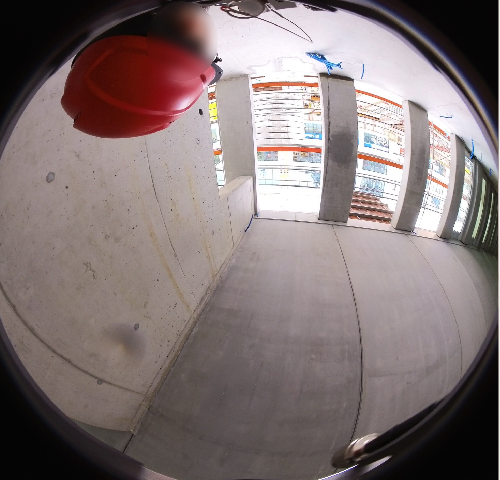
#> input picture pictures/input/hilti_2.png, 500 x 480 px
$ python flip_image.py
#> lines starting #> are read from the running program, lines starting #| are printed output that depends on the picture
import cv2
import numpy

img = cv2.imread("hilti_2.png")
#> img is the input picture: shape (480, 500, 3); mean B, G, R 115.9, 116.2, 129.3

img = cv2.flip(img,0)
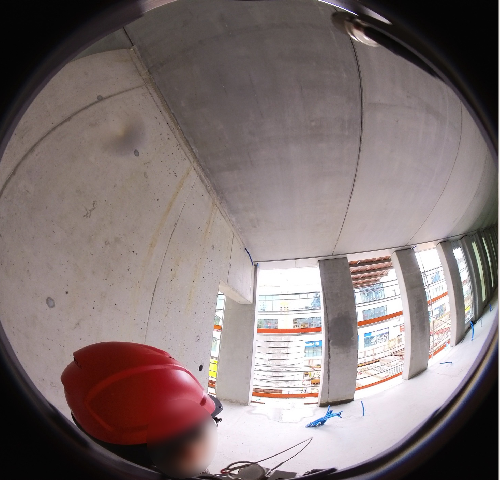
#> img: shape (480, 500, 3); mean B, G, R 115.9, 116.2, 129.3

cv2.imwrite("hilti_flipped.png", img)

$ run again, with pictures/input/hilti_3.png copied over pictures/input/hilti_2.png
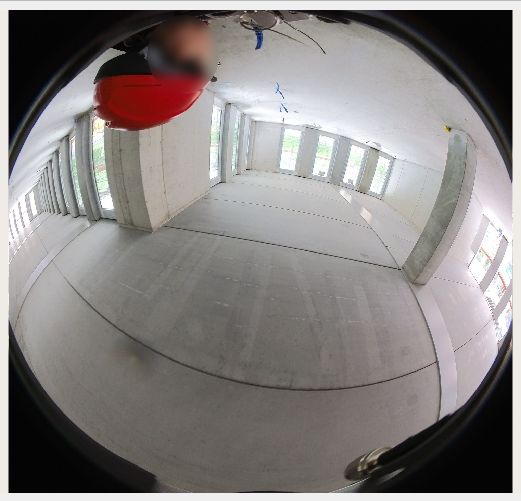
#> input picture pictures/input/hilti_3.png, 521 x 501 px
#> img is the input picture: shape (501, 521, 3); mean B, G, R 128, 129.3, 133.7
#> `img = cv2.flip(img,0)`:
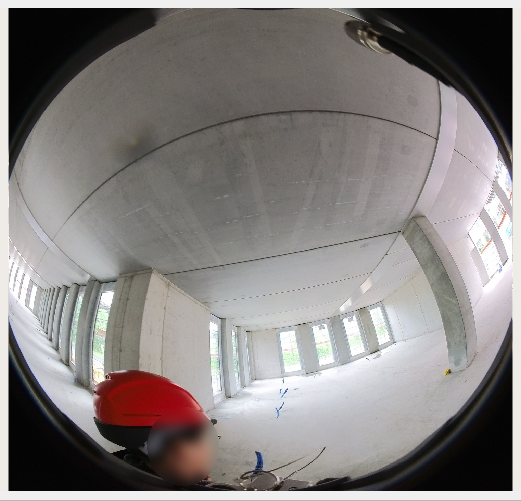
#> img: shape (501, 521, 3); mean B, G, R 128, 129.3, 133.7

$ run again, with pictures/input/hilti.png copied over pictures/input/hilti_2.png
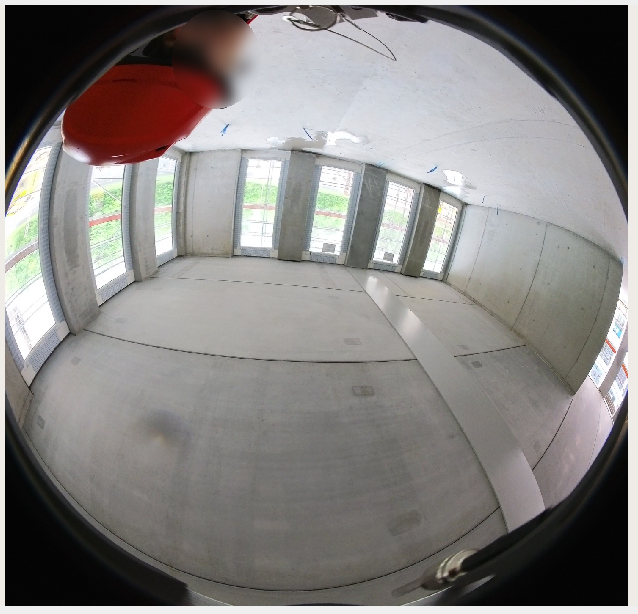
#> input picture pictures/input/hilti.png, 638 x 614 px
#> img is the input picture: shape (614, 638, 3); mean B, G, R 127.4, 129.1, 132.2
#> `img = cv2.flip(img,0)`:
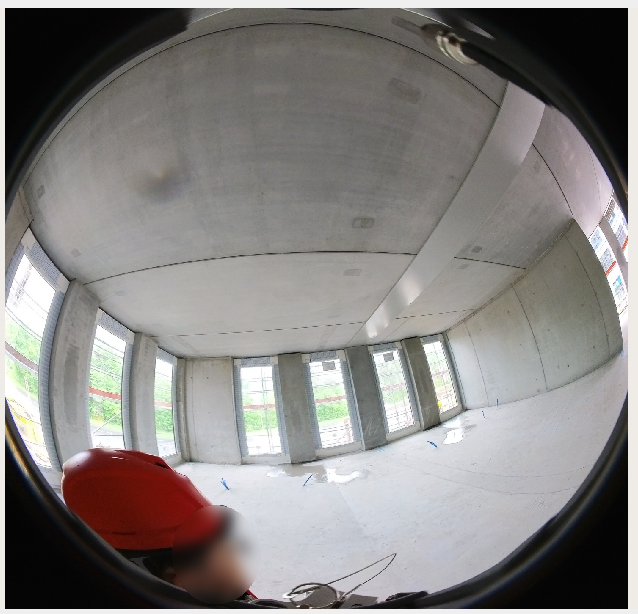
#> img: shape (614, 638, 3); mean B, G, R 127.4, 129.1, 132.2
